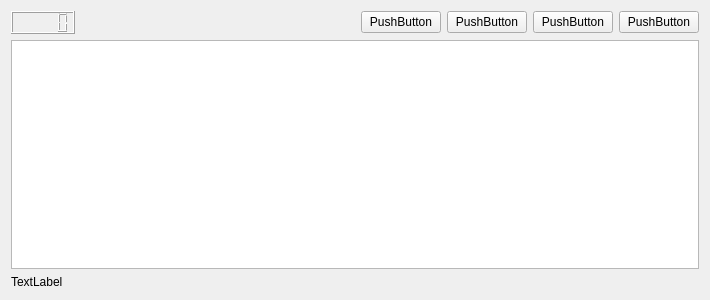
<?xml version="1.0" encoding="UTF-8"?>
<ui version="4.0">
 <class>Form</class>
 <widget class="QWidget" name="Form">
  <property name="geometry">
   <rect>
    <x>0</x>
    <y>0</y>
    <width>710</width>
    <height>300</height>
   </rect>
  </property>
  <property name="windowTitle">
   <string>Form</string>
  </property>
  <layout class="QVBoxLayout" name="verticalLayout_2">
   <item>
    <layout class="QVBoxLayout" name="verticalLayout">
     <item>
      <layout class="QHBoxLayout" name="horizontalLayout">
       <item>
        <widget class="QLCDNumber" name="lcdNumber"/>
       </item>
       <item>
        <spacer name="horizontalSpacer">
         <property name="orientation">
          <enum>Qt::Horizontal</enum>
         </property>
         <property name="sizeHint" stdset="0">
          <size>
           <width>40</width>
           <height>20</height>
          </size>
         </property>
        </spacer>
       </item>
       <item>
        <widget class="QPushButton" name="pushButton_4">
         <property name="text">
          <string>PushButton</string>
         </property>
        </widget>
       </item>
       <item>
        <widget class="QPushButton" name="pushButton_5">
         <property name="text">
          <string>PushButton</string>
         </property>
        </widget>
       </item>
       <item>
        <widget class="QPushButton" name="pushButton_6">
         <property name="text">
          <string>PushButton</string>
         </property>
        </widget>
       </item>
       <item>
        <widget class="QPushButton" name="pushButton_7">
         <property name="text">
          <string>PushButton</string>
         </property>
        </widget>
       </item>
      </layout>
     </item>
     <item>
      <layout class="QHBoxLayout" name="horizontalLayout_2">
       <item>
        <widget class="QTableWidget" name="tableWidget"/>
       </item>
      </layout>
     </item>
     <item>
      <layout class="QHBoxLayout" name="horizontalLayout_3">
       <item>
        <widget class="QLabel" name="label">
         <property name="text">
          <string>TextLabel</string>
         </property>
        </widget>
       </item>
      </layout>
     </item>
    </layout>
   </item>
  </layout>
 </widget>
 <resources/>
 <connections/>
</ui>
